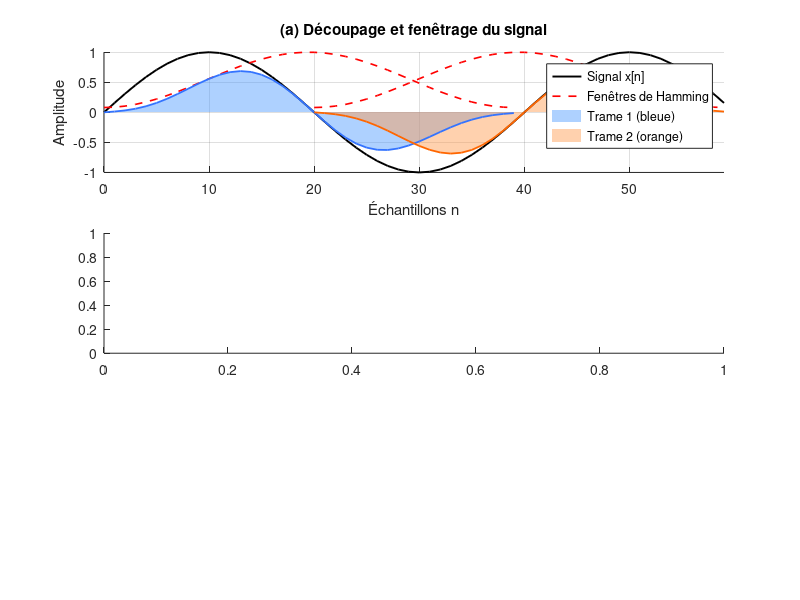

Recreate this plot in MATLAB. (Note: this script raises an error after producing the figure.)
clear; close all; clc;
%% Schéma Overlap–Add avec fenêtres de Hamming (2 trames)

%% Paramètres
L = 40;              % longueur d'une trame
R = L/2;             % recouvrement 50 %
N = L + R;           % taille minimale pour 2 trames recouvrantes
n = 0:N-1;           % indices
x = sin(2*pi*n/40);  % signal test
w = hamming(L)';     % fenêtre de Hamming

%% === Étape 1 : Découpage et fenêtrage ===
x1 = x(1:L) .* w;            % trame 1 fenêtrée
x2 = x(R+1:R+L) .* w;        % trame 2 fenêtrée

%% === Étape 2 : Reconstruction par Overlap–Add ===
x_recon = zeros(1,N);
weight  = zeros(1,N);

x_recon(1:L) = x_recon(1:L) + x1;
x_recon(R+1:R+L) = x_recon(R+1:R+L) + x2;

weight(1:L) = weight(1:L) + w;
weight(R+1:R+L) = weight(R+1:R+L) + w;

%% === Étape 3 : Normalisation ===
x_recon_norm = x_recon ./ weight;

%% === Figure explicative ===
figure('Color','w','Position',[100 100 900 750]);


%% ----------------------------------------------------
%  (a) Signal + fenêtres + trames fenêtrées
%% ----------------------------------------------------
subplot(3,1,1); hold on;

% Signal entier
h1 = plot(n, x, 'k', 'LineWidth', 1.4);

% Fenêtres de Hamming (trame 1 & 2)
h2 = plot(0:L-1, w, 'r--', 'LineWidth', 1.2); 
plot(R:R+L-1, w, 'r--', 'LineWidth', 1.2);

% Aires colorées pour les trames
h3 = area(0:L-1, x1, 'FaceColor',[0.3 0.6 1], 'FaceAlpha',0.45, 'EdgeColor','none');
h4 = area(R:R+L-1, x2, 'FaceColor',[1.0 0.6 0.3], 'FaceAlpha',0.45, 'EdgeColor','none');

% Contours des trames
plot(0:L-1, x1, 'Color',[0.2 0.45 1], 'LineWidth', 1.3);
plot(R:R+L-1, x2, 'Color',[1 0.4 0], 'LineWidth', 1.3);

title('(a) Découpage et fenêtrage du signal');
xlabel('Échantillons n');
ylabel('Amplitude');

legend([h1 h2 h3 h4], ...
       'Signal x[n]', ...
       'Fenêtres de Hamming', ...
       'Trame 1 (bleue)', ...
       'Trame 2 (orange)', ...
       'Location','best');

grid on; axis tight;


%% ----------------------------------------------------
%  (b) Somme des trames et somme des fenêtres
%% ----------------------------------------------------

subplot(3,1,2); hold on;

%% Axe gauche : somme des trames
yyaxis left
plot(n, x_recon, 'm', 'LineWidth', 1.3);
ylabel('Somme des trames');
ylim([-1.2 1.2]);
yticks([-1 0 1]);   

%% Axe droit : somme des fenêtres
yyaxis right
plot(n, weight, 'g--', 'LineWidth', 1.5);
ylabel('\Sigma w[n]');
ylim([-1.2 1.2]);
yticks([-1 0 1 2]);   


title('(b) Superposition des trames et somme des fenêtres');
xlabel('Échantillons n');

legend('x_{somme}[n]', '\Sigma w[n]', 'Location','best');
grid on; axis tight;


%% ----------------------------------------------------
%  (c) Reconstruction finale
%% ----------------------------------------------------
subplot(3,1,3); hold on;

plot(n, x, 'k', 'LineWidth', 1.4);
plot(n, x_recon_norm, '--r', 'LineWidth', 1.4);
plot(n, x - x_recon_norm, 'b:', 'LineWidth', 1.2);

legend('x[n] original', 'x_{recon}[n] (normalisé)', 'Erreur', 'Location','best');

title('(c) Reconstruction finale après normalisation');
xlabel('Échantillons n');
ylabel('Amplitude');

grid on; axis tight;

%% Titre global
sgtitle('Procédure complète Overlap–Add (Fenêtre de Hamming)','FontSize', 14, 'FontWeight', 'bold');

%% 1. Chargement du signal de parole
load('fcno03fz.mat');
x = fcno03fz;
fs = 8000;                     % fréquence d'échantillonnage
x = x / max(abs(x));           % normalisation

%% 2. Ajout d'un bruit blanc gaussien
RSB_dB = 10;                   % rapport signal/bruit en dB
Px = mean(x.^2);
sigma_b = sqrt(Px / (10^(RSB_dB/10)));
b = sigma_b * randn(size(x));
y = x + b;                     % signal bruité

%% 3. Paramètres STFT
Nfft = 1024;
L = 1024;                      % longueur de trame
R = L/2;                       % recouvrement 50%
w = hann(L, 'periodic');       % fenêtre de Hann

%% 4. Estimation du spectre de bruit
nb_trames_bruit = 20;
[B,~,~] = spectrogram(b(1:nb_trames_bruit*R), w, R, Nfft, fs);
Pbb = mean(abs(B).^2, 2);      % densité spectrale moyenne du bruit

%% 5. Calcul STFT (transformée de Fourier à court terme) du signal bruité
[Y, f, t] = spectrogram(y, w, R, Nfft, fs);
Py = abs(Y).^2;

%% 6. Soustraction spectrale
Ps_rehausse = max(Py - Pbb, 0);            % half-wave rectification
S_rehausse_module = sqrt(Ps_rehausse);
S_rehausse = S_rehausse_module .* exp(1j * angle(Y));

%% 7. Sélection d'une trame à observer
num_trame = 60;  % trame choisie pour analyse
start_idx = (num_trame-1)*R + 1;
stop_idx = start_idx + L - 1;

x_frame = x(start_idx:stop_idx) .* w;
y_frame = y(start_idx:stop_idx) .* w;

% trame rehaussée par IFFT du spectre correspondant
S_frame = S_rehausse(:, num_trame);
x_reh_frame = real(ifft(S_frame, Nfft));
x_reh_frame = x_reh_frame(1:L) .* w;

%% 8. AFFICHAGES — Analyse trame par trame
figure('Name','Analyse trame par trame','Color','w');
subplot(2,1,1);
hold on;
plot(x_frame, 'b', 'LineWidth', 1.2);
plot(y_frame, 'r', 'LineWidth', 1.2);
plot(x_reh_frame, 'g', 'LineWidth', 1.2);
title(sprintf('Trame %d : signaux temporels', num_trame));
xlabel('Échantillons'); ylabel('Amplitude');
legend('Original','Bruitée','Rehaussée');
grid on; axis tight;

subplot(2,1,2);
Nfft_local = 1024;
f_axis = linspace(0, fs/2, Nfft_local/2);
Xf = abs(fft(x_frame, Nfft_local));
Yf = abs(fft(y_frame, Nfft_local));
Xrehf = abs(fft(x_reh_frame, Nfft_local));
plot(f_axis, 20*log10(Xf(1:Nfft_local/2)/max(Xf)), 'b', 'LineWidth', 1.2); hold on;
plot(f_axis, 20*log10(Yf(1:Nfft_local/2)/max(Yf)), 'r', 'LineWidth', 1.2);
plot(f_axis, 20*log10(Xrehf(1:Nfft_local/2)/max(Xrehf)), 'g', 'LineWidth', 1.2);
title('Spectres d''amplitude des trois trames');
xlabel('Fréquence (Hz)'); ylabel('Amplitude (dB)');
legend('Original','Bruitée','Rehaussée');
grid on; axis tight;

%% 9. Reconstruction globale par addition-recouvrement
L = length(w);
y_rehausse = zeros(length(y) + L, 1);
poids = zeros(length(y) + L, 1);

for m = 1:length(t)
    frame = real(ifft(S_rehausse(:, m), Nfft));
    frame = frame(1:L) .* w;
    start_idx = (m-1)*R + 1;
    stop_idx = start_idx + L - 1;
    if stop_idx > length(y_rehausse)
        break
    end
    y_rehausse(start_idx:stop_idx) = y_rehausse(start_idx:stop_idx) + frame;
    poids(start_idx:stop_idx) = poids(start_idx:stop_idx) + w.^2;
end
poids(poids < 1e-6) = 1;
y_rehausse = y_rehausse ./ poids;
y_rehausse = y_rehausse(1:length(x));
y_rehausse = y_rehausse / max(abs(y_rehausse));

%% 10. Visualisation comparative : signal original vs rehaussé
figure('Name','Comparaison des signaux original et rehaussé','Color','w');

t = (0:length(x)-1) / fs;

% --- (a) Signaux temporels ---
subplot(2,2,1);
plot(t,x, 'b'); 
title('Signal de parole original');
xlabel('Temps (s)'); ylabel('Amplitude');
grid on; axis tight;

subplot(2,2,2);
plot(t,y_rehausse, 'r');
title('Signal de parole rehaussé');
xlabel('Temps (s)'); ylabel('Amplitude');
grid on; axis tight;

% --- (b) Spectrogrammes ---
subplot(2,2,3);
spectrogram(x, w, R, Nfft, fs, 'yaxis');
title('Spectrogramme du signal original');
xlabel('Temps (s)'); ylabel('Fréquence (kHz)');

subplot(2,2,4);
spectrogram(y_rehausse, w, R, Nfft, fs, 'yaxis');
title('Spectrogramme du signal rehaussé');
xlabel('Temps (s)'); ylabel('Fréquence (kHz)');



%% 11. Évaluation du gain en RSB
RSB_avant = 10*log10(sum(x.^2) / sum((y - x).^2));
RSB_apres = 10*log10(sum(x.^2) / sum((y_rehausse - x).^2));
gain_RSB = RSB_apres - RSB_avant;

fprintf('RSB avant : %.2f dB | RSB après : %.2f dB | Gain : %.2f dB\n', ...
    RSB_avant, RSB_apres, gain_RSB);
